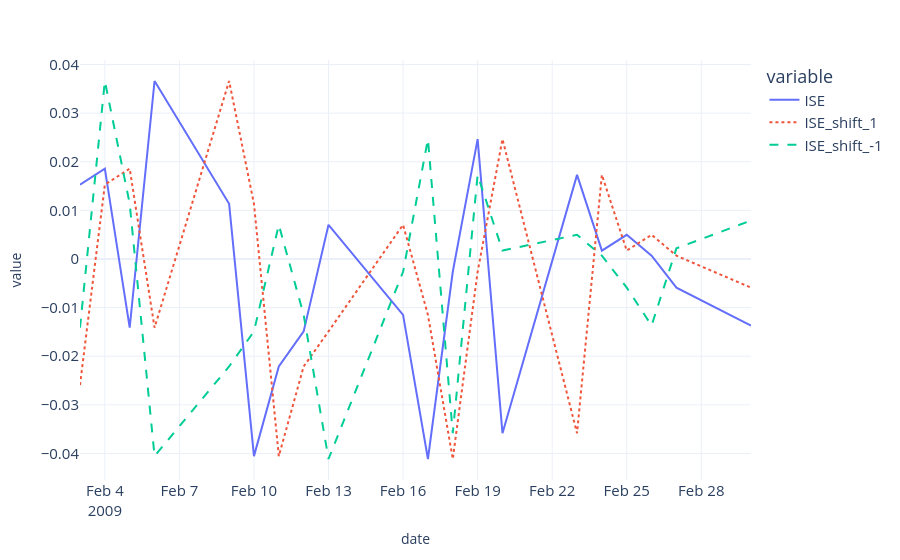

Notebook cell for this chart:
### Markdown cell above
#### Shift
##### Shifting a series along the temporal dimension is another valuable operation

### Code cell
plot_df = df.loc[:, ['ISE']]

# Shift forward by one day
plot_df['ISE_shift_1'] = df[['ISE']].shift(1)

# Shift backward by one day
plot_df['ISE_shift_-1'] = df[['ISE']].shift(-1).shift(-1)

plot_df = plot_df.dropna().iloc[20:40].reset_index()
plot_df = pd.melt(plot_df, id_vars='date')

fig = px.line(plot_df, x='date', y='value', color='variable', line_dash='variable', template='plotly_white')
fig.update_layout(
    yaxis_tickfont_size=15,
    xaxis_tickfont_size=15,
    legend_font_size=15
)

fig.show()
